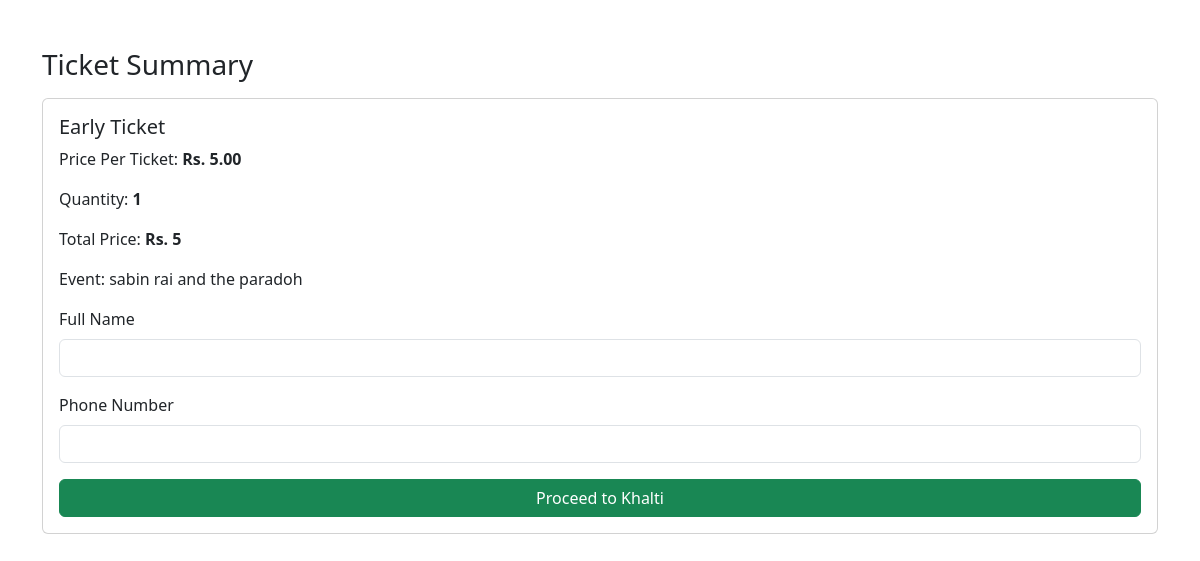
/buy/4/, run on the app's committed database.
### ticket/models.py (models this page shows, shortened)
class TicketType(models.Model):
    name = models.CharField(max_length=50)
    price = models.DecimalField(max_digits=10, decimal_places=2)
    event = models.ForeignKey(Event, on_delete=models.CASCADE, related_name='ticket_types')
    limit = models.PositiveIntegerField(default=1000)  # maximum tickets
    sold = models.PositiveIntegerField(default=0)  # auto-increment when tickets are purchased
    active = models.BooleanField(default=True)  # Show on frontend or not
    valid_from = models.DateTimeField()
    valid_until = models.DateTimeField()
    active = models.BooleanField(default=True)

class Event(models.Model):
    name = models.CharField(max_length=200)
    image = models.ImageField(upload_to='event_images/')
    description = models.TextField(blank=True, null=True)
    active = models.BooleanField(default=True)  # Show on frontend or not
    date = models.DateTimeField()

### ticket/views.py (the view)
# urls.py: path('buy/<int:tickettype_id>/', buy_ticket, name='buy_ticket'),
def buy_ticket(request, tickettype_id):
    ticket_type = get_object_or_404(TicketType, id=tickettype_id)
    qty = int(request.GET.get("qty", 1))
    qty = max(1, qty)
    remaining = ticket_type.limit - ticket_type.sold
    if remaining <= 0:
        return render(request, "ticket/sold_out.html", {
            "ticket_type": ticket_type,
            "message": "This ticket type is sold out."
        })
    if qty > remaining:
        qty = remaining
    total_price = ticket_type.price * qty
    request.session["selected_qty"] = qty
    request.session["selected_ticket_type_id"] = tickettype_id
    return render(request, "ticket/checkout.html", {
        "ticket_type": ticket_type,
        "qty": qty,
        "max_qty": remaining,
        "total_price": total_price
    })

### ticket/templates/ticket/checkout.html (shortened to what this page needs)
{% load static %}
<!DOCTYPE html>
<html>
<head>
    <link rel="stylesheet" href="https://cdn.jsdelivr.net/npm/bootstrap@5.3.0/dist/css/bootstrap.min.css">
</head>
<body>
<div class="container mt-5">
    <h3>Ticket Summary</h3>
    <div class="card p-3 mt-3">
        <h5>{{ ticket_type.name }}</h5>
        <p>Price Per Ticket: <strong>Rs. {{ ticket_type.price }}</strong></p>
        <p>Quantity: <strong>{{ qty }}</strong></p>
        <p>Total Price: <strong>Rs. {{ total_price|floatformat:0 }}</strong></p>
        <p>Event: {{ ticket_type.event.name }}</p>
        <form id="khaltiForm" onsubmit="return false;">
            <div class="mb-3">
                <label class="form-label">Full Name</label>
                <input type="text" id="name" class="form-control" required>
            </div>
            <div class="mb-3">
                <label class="form-label">Phone Number</label>
                <input type="text" id="phone" class="form-control" required>
            </div>
            <button id="payBtn" class="btn btn-success w-100" type="button">
                Proceed to Khalti
            </button>
        </form>
    </div>
</div>
</body>
</html>

### data on the page
TicketType: name "Early Ticket", price "5.00", event.name "sabin rai and the paradoh"

### other printed values
{{ qty }} "1"
{{ total_price|floatformat:0 }} "5"
